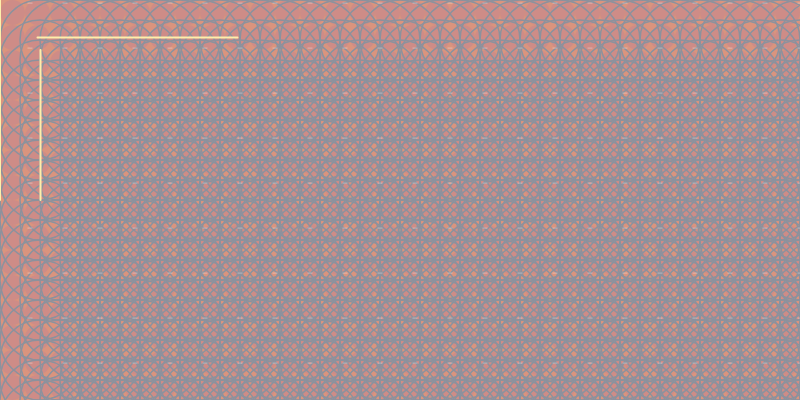
Frame 1 (no input)
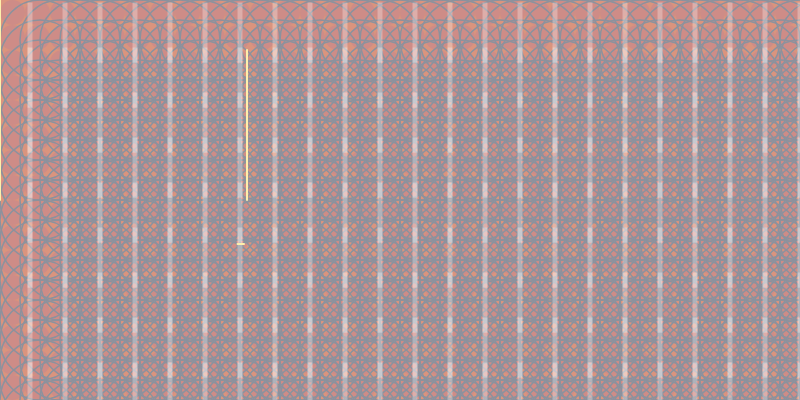
Frame 60 (no input)
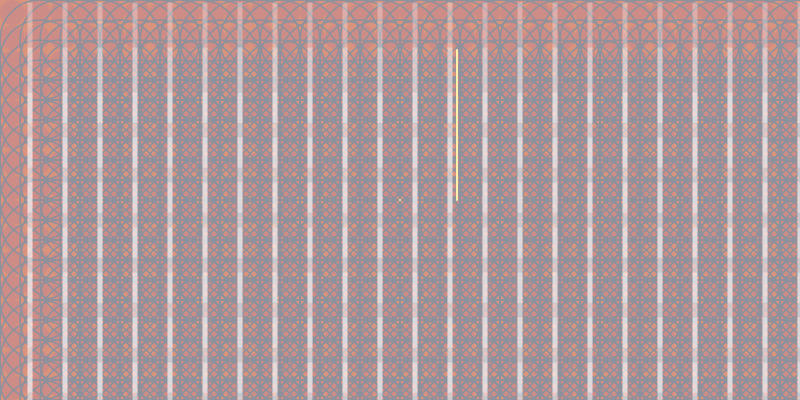
Frame 120 (the mouse pressed at the canvas centre since frame 60)

The p5.js sketch that drew these frames (run headless with seeded random() and noise() and a simulated clock; from frame 60 on, the mouse is pressed at the canvas centre):

// p5.js sketch
// ── sketch.js
// IGME-609
// Marie Fabozzi
// HW 2: Animated & Interactive Scene

//declare and intializing custom variables
var x = 37.5;
var speed = 3;
var speedB=0.5;

function setup() {
        createCanvas(800, 400);
}

function draw() {
        background(218, 148, 126); 

  //custom function to create small pink filled ellipse grid in bg
filledTransparentGrid();
  
  //custom function to create blue stroke dot grid
strokeDotGrid();
  
      //draws vertical white stripes with overlapping squares
squareStripes(); 
  
  //custom function to create movement of horizontal yellow line
horizontalLine();
  
  //custom function to create movement of vertical yellow line
verticalLine();
  
  // custom function to run key pressed code
  // which shows the lg ellipse fill dot grid
keyPressL();
  
line(mouseX, mouseY, mouseX, height/2);
  
//diagonalLine();
  
}


function keyPressL() {
   // When the l key is pressed, a large pink grid 
  // of ellipses (lg pink fill dot grid) fills the screen
  if(keyIsPressed && key == 'l')
  {

        //lg pink fill dot grid
  			fill(203,96,98);
        noStroke();
  			var diameter = 80;

        for (var e=0; e<width/diameter; e=e+1) {
          for (var i=0; i<height/diameter; i=i+1) {
          ellipse (
            diameter/2+e*diameter,
            diameter/2+i*diameter,
            diameter,
            diameter
            );
        }
     }
  }  
}

function verticalLine() {
   //vertical yellow moving line
  stroke(254, 239, 171);
  strokeWeight(2);
  line (x,50,x,200);
  
  //speed of vertical yellow moving line
  x=x+speedB; 
}

function horizontalLine() {
    //line on row 2
  stroke(254, 239, 171);
  strokeWeight(2);
  line (x,x,237.5,x);
  
  //speed of line on row 2
  x=x+speed;
}

function strokeDotGrid() {
         //stroke dot grid
  			noFill();
        stroke(139, 146, 158);
  			strokeWeight(1.5);
  			var diameter = 80;

        for (var r=0; r<width/diameter; r=r+.25) {
          for (var c=0; c<height/diameter; c=c+.25) {
          ellipse (
            diameter/2+r*diameter,
            diameter/2+c*diameter,
            diameter,
            diameter
            );
        }
        } 
}

function filledTransparentGrid() {

        //smaller filled transparency dot grid
  			fill(186, 130, 151, 97);
        noStroke();
  			var diameter = 25;

//code in this for loop controls the columns of smaller filled dots  
        for (var c=0; c<width/diameter; c=c+1) {
          
//code in this for loop controls the rows of smaller filled dots          
          for (var r=0; r<height/diameter; r=r+1) {
          ellipse (
            diameter/2+c*diameter, //repetition of columns
            diameter/2+r*diameter, // repetition of rows
            diameter,
            diameter
            );
        }
    }
}

/*function diagonalLine() {
  
  //code for diagonal white line
  stroke(255);
  strokeWeight(1);
  line(440,800,800,25); 
}
*/

function squareStripes() {
         //stroke dot grid
  			fill(255,75);
        noStroke();
  			var diameter = 5;

        for (var r=5; r<width/diameter; r=r+7) {
          for (var c=0; c<height/diameter; c=c+9) {
          rect (
            diameter/2+r*diameter,
            diameter/2+c*diameter,
            diameter,
            frameCount+.2
            );
        }
        } 
}
